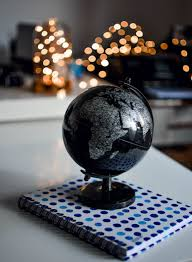
#> input picture images.jpeg, 192 x 262 px, found by its file name
$ jupyter execute cnn.ipynb
#> lines starting #> are read from the running program, lines starting #| are printed output that depends on the picture
[cell 1]
import numpy as np
from PIL import Image
import matplotlib.pyplot as plt
from scipy.ndimage import convolve

# Load example image

[cell 2]
image_path = 'D:\Internship Assignments\Auriga Tech Solutions Private Limited\images.jpeg'  # Replace with your image path
image = Image.open(image_path).convert('RGB')
#> image is the input picture: PIL image 192x262 RGB; mean R, G, B 96.6, 96, 99.1
image = image.resize((224, 224))  # Resize for consistency
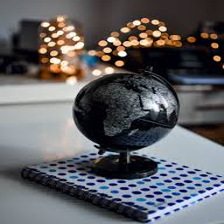
#> image: PIL image 224x224 RGB; mean R, G, B 96.6, 96, 99.2
image_array = np.array(image)

# Define a simple edge-detection filter (3x3 Sobel filter)

[cell 3]
sobel_filter = np.array([
    [-1, -2, -1],
    [ 0,  0,  0],
    [ 1,  2,  1]
])

# Apply the filter using convolution

## Since image_array is RGB, we apply the filter to each channel separately

[cell 4]
feature_maps = np.stack([convolve(image_array[:, :, i], sobel_filter) for i in range(3)], axis=2)
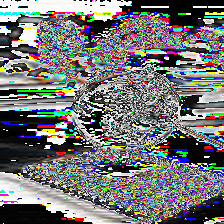
#> feature_maps: shape (224, 224, 3); mean R, G, B 115.2, 115.8, 115.5

## Normalize the feature maps to display

[cell 5]
feature_maps = (feature_maps - feature_maps.min()) / (feature_maps.max() - feature_maps.min())

# Display original image and feature map

[cell 6]
fig, axes = plt.subplots(1, 2, figsize=(10, 5))
axes[0].imshow(image)
axes[0].set_title('Original Image')
axes[1].imshow(feature_maps)
axes[1].set_title('Feature Map (Edge Detection)')

plt.show()
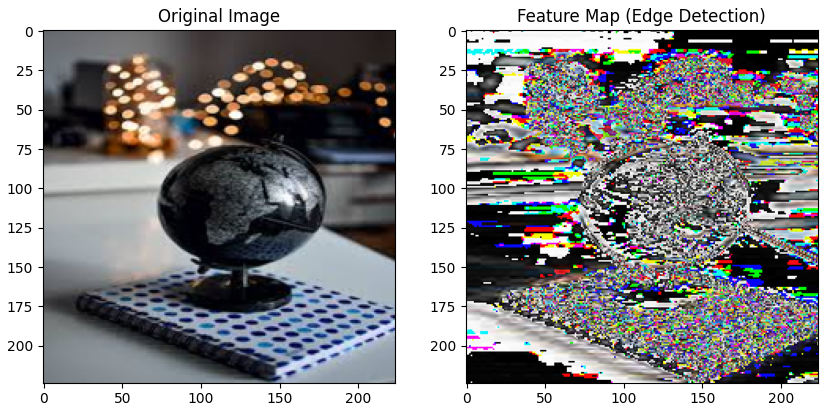
#> figure drawn by matplotlib, 2 panels
